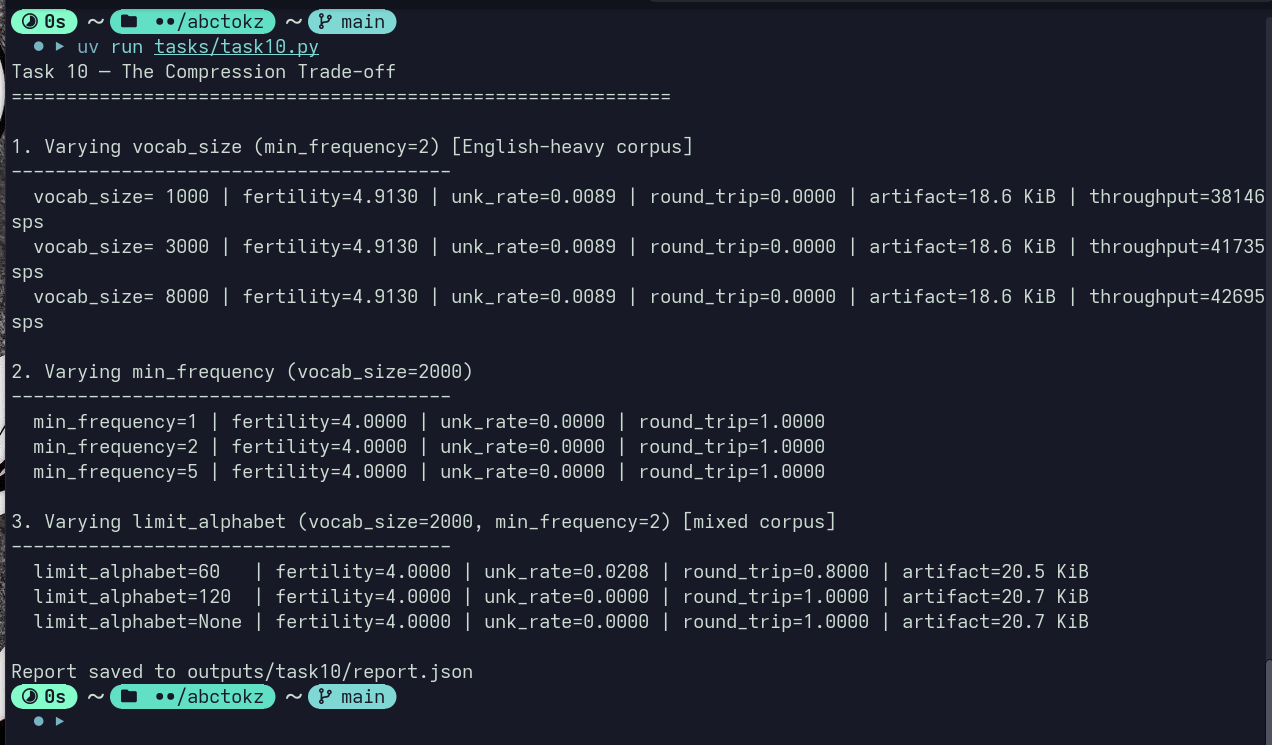

Here is the Python script that generated this plot:
"""
Task 10 — The Compression Trade-off

Tokenizer "compression" means producing fewer tokens for the same text (lower fertility).
This script finds a configuration change that improves one metric while making another worse,
and reports the tension between them.
"""

from __future__ import annotations

import json
import time
from pathlib import Path
from typing import Any

from abctokz import Tokenizer
from abctokz.config.defaults import multilingual_shared_normalizer
from abctokz.config.schemas import (
    BPEConfig,
    BPETrainerConfig,
    SequencePreTokenizerConfig,
    TokenizerConfig,
)
from abctokz.config.schemas import DevanagariAwarePreTokenizerConfig
from abctokz.eval.metrics import (
    fertility,
    round_trip_success_rate,
    unk_rate,
)
from abctokz.types import Encoding

# Corpus for vocab_size trade-off: many unique English sentences so BPE
# can fill 1k vs 8k vocab (artifact size and fertility differ).
TRAIN_CORPUS_VOCAB: list[str] = [
    "the quick brown fox jumps over the lazy dog",
    "machine learning and natural language processing",
    "tokenization is useful for NLP applications",
    "subword tokenizers reduce vocabulary size",
    "byte pair encoding merges frequent pairs",
    "attention mechanisms in transformer models",
    "internationalization and localization matter",
    "rare words and unknown tokens appear",
    "vocabulary size affects compression ratio",
    "fertility measures tokens per word",
    "language models predict next tokens",
    "embedding layers map tokens to vectors",
    "transformer architecture uses self attention",
    "preprocessing pipelines normalize text",
    "corpus statistics drive merge decisions",
    "decoding reconstructs text from indices",
    "vocabulary files store token strings",
    "merge rules define subword composition",
    "alphabet size limits initial symbols",
    "frequency counts determine merge order",
] * 80

# Corpus for min_frequency: mixed so rare vs frequent words matter
TRAIN_CORPUS_MF: list[str] = [
    "hello world",
    "नमस्ते दुनिया",
    "tokenization is useful for NLP",
    "भारत एक विशाल देश है",
    "machine learning and natural language processing",
    "हिन्दी भाषा में टोकनाइजेशन",
    "the quick brown fox jumps over the lazy dog",
    "गणपती बप्पा मोरया",
    "subword tokenizers reduce vocabulary size",
    "देवनागरी लिपि महत्वपूर्ण है",
    "internationalization and localization",
    "प्रौद्योगिकीकरण महत्वपूर्ण है",
    "attention mechanisms in transformers",
    "सारे जहाँ से अच्छा हिन्दोस्तां",
    "byte pair encoding algorithm",
    "मराठी भाषेत टोकनायझेशन",
    "vocabulary size affects fertility",
    "झूलेलाल सिंधी समाज",
    "rare words and unknown tokens",
    "उच्चारण और लेखन में अंतर",
] * 60

# Test sentences: mixed (for min_frequency and general reporting)
TEST_SENTENCES: list[str] = [
    "hello world",
    "नमस्ते दुनिया",
    "tokenization is useful",
    "भारत विशाल देश है",
    "machine learning",
    "हिन्दी भाषा",
    "quick brown fox",
    "गणपती बप्पा",
    "subword tokenizers",
    "देवनागरी लिपि",
]

# English-only test set for vocab_size experiment (train corpus is English-only)
TEST_SENTENCES_EN: list[str] = [
    "hello world",
    "tokenization is useful",
    "machine learning",
    "quick brown fox",
    "subword tokenizers",
    "byte pair encoding",
    "vocabulary size",
    "natural language processing",
    "attention mechanisms",
    "internationalization",
]


def build_bpe_config(
    vocab_size: int = 2000,
    min_frequency: int = 2,
    limit_alphabet: int | None = None,
) -> TokenizerConfig:
    return TokenizerConfig(
        normalizer=multilingual_shared_normalizer(),
        pretokenizer=SequencePreTokenizerConfig(
            pretokenizers=[
                DevanagariAwarePreTokenizerConfig(
                    split_on_whitespace=True,
                    split_on_script_boundary=True,
                ),
            ]
        ),
        model=BPEConfig(unk_token="<unk>", vocab_size=vocab_size),
        trainer=BPETrainerConfig(
            vocab_size=vocab_size,
            min_frequency=min_frequency,
            limit_alphabet=limit_alphabet,
            special_tokens=["<unk>"],
        ),
    )


def train_and_evaluate(
    config: TokenizerConfig,
    corpus_path: Path,
    artifact_dir: Path,
    config_label: str,
    test_sentences: list[str] | None = None,
) -> dict[str, Any]:
    """Train tokenizer, save artifact, run metrics. Uses in-memory tokenizer for eval."""
    sentences = test_sentences if test_sentences is not None else TEST_SENTENCES
    tokenizer = Tokenizer.from_config(config)
    tokenizer.train([str(corpus_path)], config)

    artifact_path = artifact_dir / config_label.replace(" ", "_")
    artifact_path.mkdir(parents=True, exist_ok=True)
    tokenizer.save(str(artifact_path))

    # Evaluate using in-memory tokenizer (avoids load-path drift)
    encodings: list[Encoding] = tokenizer.encode_batch(sentences)
    ref_counts = [len(s.split()) for s in sentences]
    decoded = [tokenizer.decode(enc.ids) for enc in encodings]

    # Throughput: encode many times
    n_warmup, n_runs = 3, 20
    for _ in range(n_warmup):
        tokenizer.encode_batch(sentences)
    start = time.perf_counter()
    for _ in range(n_runs):
        tokenizer.encode_batch(sentences)
    elapsed = time.perf_counter() - start
    throughput_sps = (len(sentences) * n_runs) / max(elapsed, 1e-9)

    # Artifact size (directory)
    artifact_size_bytes = sum(
        f.stat().st_size for f in artifact_path.rglob("*") if f.is_file()
    )

    trainer = config.trainer
    return {
        "config_label": config_label,
        "vocab_size": config.model.vocab_size,
        "min_frequency": getattr(trainer, "min_frequency", None) if trainer else None,
        "limit_alphabet": getattr(trainer, "limit_alphabet", None) if trainer else None,
        "fertility": round(fertility(encodings, ref_counts), 4),
        "unk_rate": round(unk_rate(encodings, unk_id=0), 6),
        "round_trip_success_rate": round(
            round_trip_success_rate(TEST_SENTENCES, decoded), 6
        ),
        "mean_tokens_per_sentence": round(
            sum(len(e) for e in encodings) / len(encodings), 2
        ),
        "throughput_sps": round(throughput_sps, 1),
        "artifact_size_bytes": artifact_size_bytes,
        "artifact_size_kib": round(artifact_size_bytes / 1024, 2),
    }


def main() -> None:
    artifact_root = Path("artifacts/task10")
    output_path = Path("outputs/task10/report.json")
    artifact_root.mkdir(parents=True, exist_ok=True)
    output_path.parent.mkdir(parents=True, exist_ok=True)

    corpus_vocab_path = artifact_root / "corpus_vocab.txt"
    corpus_mf_path = artifact_root / "corpus_minfreq.txt"
    corpus_vocab_path.write_text("\n".join(TRAIN_CORPUS_VOCAB), encoding="utf-8")
    corpus_mf_path.write_text("\n".join(TRAIN_CORPUS_MF), encoding="utf-8")

    results: dict[str, Any] = {
        "test_sentences_count": len(TEST_SENTENCES),
        "trade_off_vocab_size": [],
        "trade_off_min_frequency": [],
        "trade_off_limit_alphabet": [],
        "summary": {},
    }

    # ---- Trade-off 1: vocab_size (compression vs artifact size / throughput) ----
    print("Task 10 — The Compression Trade-off")
    print("=" * 60)
    print("\n1. Varying vocab_size (min_frequency=2) [English-heavy corpus]")
    print("-" * 40)

    for vs in [1000, 3000, 8000]:
        config = build_bpe_config(vocab_size=vs, min_frequency=2)
        label = f"vocab_{vs}"
        row = train_and_evaluate(
            config,
            corpus_vocab_path,
            artifact_root,
            label,
            test_sentences=TEST_SENTENCES_EN,
        )
        results["trade_off_vocab_size"].append(row)
        print(
            f"  vocab_size={vs:5d} | fertility={row['fertility']:.4f} | "
            f"unk_rate={row['unk_rate']:.4f} | round_trip={row['round_trip_success_rate']:.4f} | "
            f"artifact={row['artifact_size_kib']:.1f} KiB | throughput={row['throughput_sps']:.0f} sps"
        )

    # ---- Trade-off 2: min_frequency (compression vs robustness) ----
    print("\n2. Varying min_frequency (vocab_size=2000)")
    print("-" * 40)

    for mf in [1, 2, 5]:
        config = build_bpe_config(vocab_size=2000, min_frequency=mf)
        label = f"minfreq_{mf}"
        row = train_and_evaluate(config, corpus_mf_path, artifact_root, label)
        results["trade_off_min_frequency"].append(row)
        print(
            f"  min_frequency={mf} | fertility={row['fertility']:.4f} | "
            f"unk_rate={row['unk_rate']:.4f} | round_trip={row['round_trip_success_rate']:.4f}"
        )

    # ---- Trade-off 3: limit_alphabet (coverage vs artifact size) ----
    print("\n3. Varying limit_alphabet (vocab_size=2000, min_frequency=2) [mixed corpus]")
    print("-" * 40)

    for limit in [60, 120, None]:
        config = build_bpe_config(
            vocab_size=2000, min_frequency=2, limit_alphabet=limit
        )
        label = f"limit_alph_{limit}" if limit is not None else "limit_alph_None"
        row = train_and_evaluate(
            config, corpus_mf_path, artifact_root, label,
            test_sentences=TEST_SENTENCES,
        )
        results["trade_off_limit_alphabet"].append(row)
        print(
            f"  limit_alphabet={limit!s:4} | fertility={row['fertility']:.4f} | "
            f"unk_rate={row['unk_rate']:.4f} | round_trip={row['round_trip_success_rate']:.4f} | "
            f"artifact={row['artifact_size_kib']:.1f} KiB"
        )

    # Summary for writeup
    v_rows = results["trade_off_vocab_size"]
    m_rows = results["trade_off_min_frequency"]
    la_rows = results["trade_off_limit_alphabet"]
    results["summary"] = {
        "vocab_size_trade_off": (
            "Larger vocab_size improves compression (lower fertility) but increases "
            "artifact size and can reduce encode throughput."
        ),
        "min_frequency_trade_off": (
            "Lower min_frequency keeps more rare words in training, improving "
            "compression (lower fertility); higher min_frequency can improve "
            "round-trip or robustness by avoiding spurious rare-word merges."
        ),
        "limit_alphabet_trade_off": (
            "Smaller limit_alphabet yields smaller artifact and faster load, but "
            "drops rare characters from the initial alphabet, increasing UNK rate "
            "and hurting round-trip on scripts that use those characters."
        ),
        "best_fertility_vocab": min(v_rows, key=lambda r: r["fertility"])["config_label"],
        "smallest_artifact_vocab": min(
            v_rows, key=lambda r: r["artifact_size_bytes"]
        )["config_label"],
        "best_fertility_minfreq": min(
            m_rows, key=lambda r: r["fertility"]
        )["config_label"],
        "limit_alphabet_unk_vs_artifact": (
            "Lower limit_alphabet → smaller artifact, higher UNK; "
            "higher/None → larger artifact, lower UNK."
        ),
    }

    output_path.write_text(
        json.dumps(results, ensure_ascii=False, indent=2), encoding="utf-8"
    )
    print(f"\nReport saved to {output_path}")


if __name__ == "__main__":
    main()
